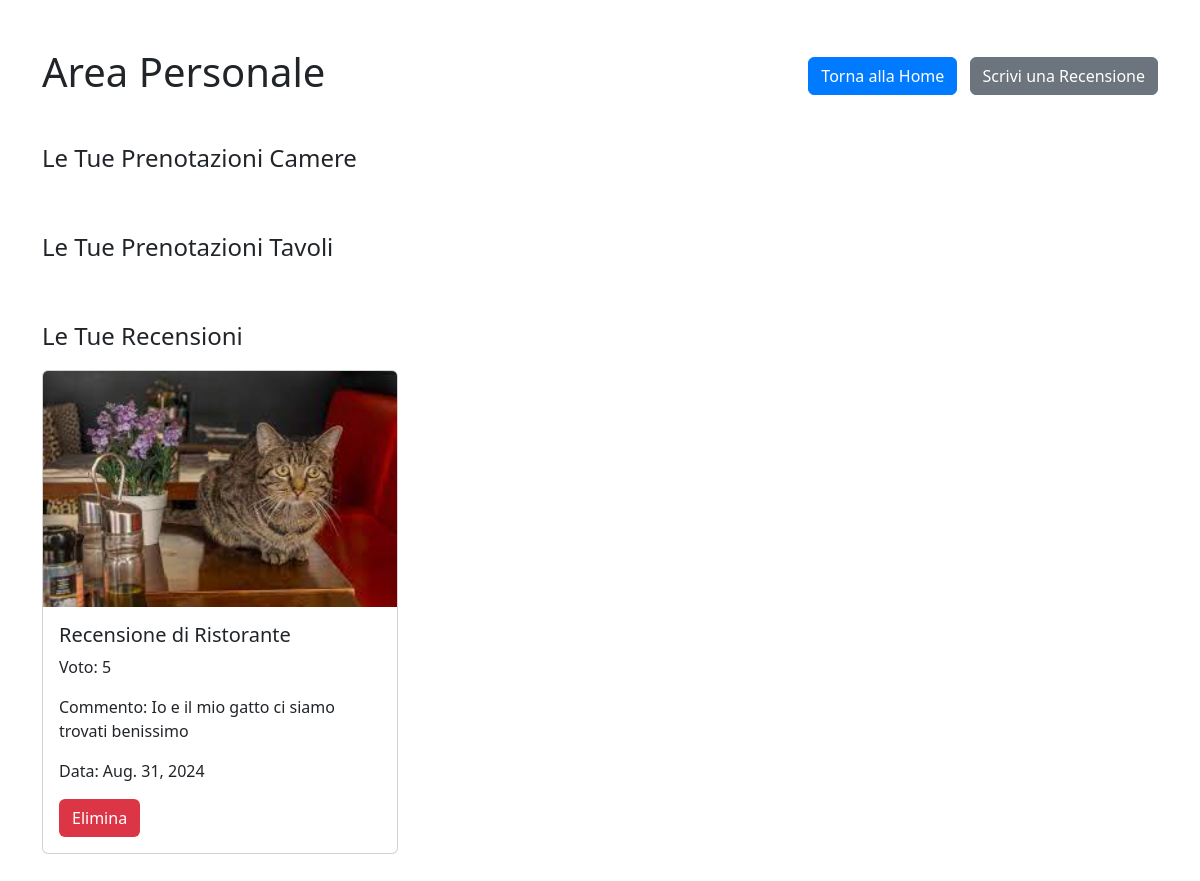
/core/area_personale (signed in), run on an earlier commit of the app's database.
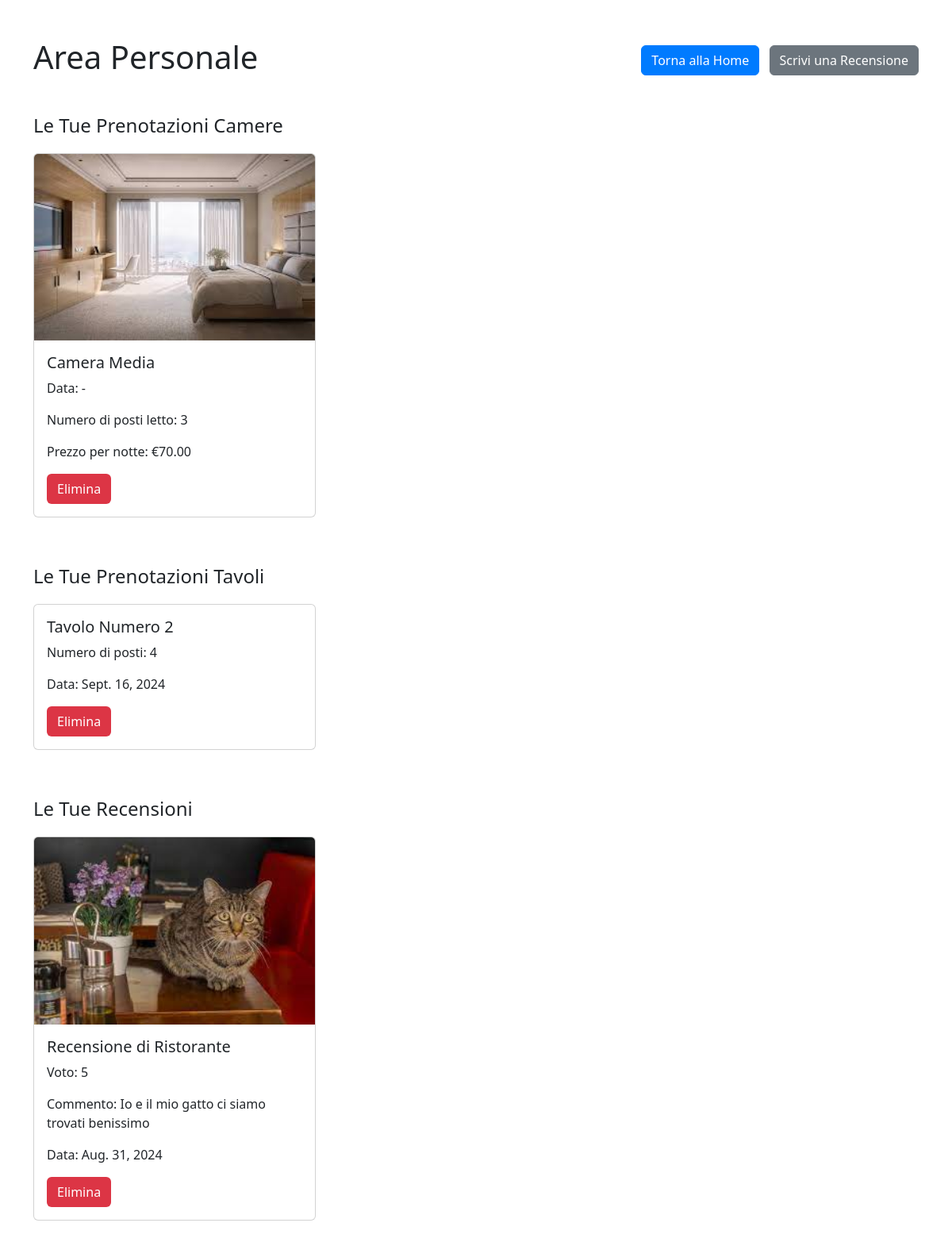
And on a later commit of the database.
### core/models.py (models this page shows, shortened)
class Recensione(models.Model):
    CATEGORIE = [
        ('ristorante', 'Ristorante'),
        ('albergo', 'Albergo'),
    ]
    user = models.ForeignKey(User, on_delete=models.CASCADE)
    voto = models.IntegerField(choices=[(i, str(i)) for i in range(1, 6)])
    commento = models.TextField()
    immagine = models.ImageField(upload_to='review_images/', null=True, blank=True)
    categoria = models.CharField(max_length=20, choices=CATEGORIE)
    data = models.DateField(default=timezone.now)
    created_at = models.DateTimeField(auto_now_add=True)

class RoomBooking(models.Model):
    user = models.ForeignKey(User, on_delete=models.CASCADE, null=True, blank=True)
    camera = models.ForeignKey(Camera, on_delete=models.CASCADE)  # Associazione corretta alla classe Camera
    start_date = models.DateField()
    end_date = models.DateField()
    numero_telefono = models.CharField(max_length=15)
    email = models.EmailField()
    note = models.TextField(blank=True, null=True)
    created_at = models.DateTimeField(auto_now_add=True)
    class Meta:
        verbose_name = "Prenotazione"
        verbose_name_plural = "Prenotazioni"

class Camera(models.Model):
    SMALL = 'small'
    MEDIUM = 'medium'
    LARGE = 'large'
    ROOM_SIZE_CHOICES = [
        (SMALL, 'Piccola'),
        (MEDIUM, 'Media'),
        (LARGE, 'Grande'),
    ]
    tipo = models.CharField(max_length=10, choices=ROOM_SIZE_CHOICES, unique=True)
    camere_totali = models.IntegerField(default=0)  # Numero totale di camere di questo tipo
    nome = models.CharField(max_length=50)
    numero_posti_letto = models.IntegerField(default=1)
    prezzo_per_notte = models.DecimalField(max_digits=10, decimal_places=2)  # Prezzo per notte
    descrizione = models.TextField(blank=True, null=True)
    immagine1 = models.ImageField(upload_to='camere/', blank=True, null=True)
    immagine2 = models.ImageField(upload_to='camere/', blank=True, null=True)
    immagine3 = models.ImageField(upload_to='camere/', blank=True, null=True)
    class Meta:
        verbose_name = "Camera"
        verbose_name_plural = "Camere"

class TavoloBooking(models.Model):
    user = models.ForeignKey(User, on_delete=models.CASCADE)
    tavolo = models.ForeignKey(Tavolo, on_delete=models.CASCADE)
    data = models.DateField()
    orario_arrivo = models.TimeField()
    tipo_pasto = models.CharField(choices=[('pranzo', 'Pranzo'), ('cena', 'Cena')], max_length=15)
    numero_persone = models.IntegerField()
    numero_telefono = models.CharField(max_length=15)
    email = models.EmailField(max_length=254)
    note = models.TextField(blank=True, null=True)
    class Meta:
        verbose_name = "Prenotazione Tavolo"
        verbose_name_plural = "Prenotazioni Tavoli"
        ordering = ['data']  # Ordina le prenotazioni per data in modo crescente

class Tavolo(models.Model):
    numero = models.IntegerField(unique=True)
    posti = models.IntegerField()
    class Meta:
        verbose_name = "Tavolo"
        verbose_name_plural = "Tavoli"

### core/views.py (the view)
# urls.py: path('area_personale',views.area_personale, name='area_personale'),
@login_required
def area_personale(request):
    prenotazioni_camere = RoomBooking.objects.filter(user=request.user)
    prenotazioni_tavoli = TavoloBooking.objects.filter(user=request.user)
    recensioni = Recensione.objects.filter(user=request.user)
    context = {
        'prenotazioni_camere': prenotazioni_camere,
        'prenotazioni_tavoli': prenotazioni_tavoli,
        'recensioni': recensioni,
    }
    return render(request, 'core/area_personale.html', context)

### core/templates/core/area_personale.html (shortened to what this page needs)
<!doctype html>
<html lang="it">
  <head>
    <link href="https://cdn.jsdelivr.net/npm/bootstrap@5.3.3/dist/css/bootstrap.min.css" rel="stylesheet">
  </head>
  <body>
    <div class="container my-5">
      <div class="d-flex justify-content-between align-items-center mb-4">
        <h1 class="text-center">Area Personale</h1>
        <div>
          <a href="{% url 'core_home' %}" class="btn btn-primary me-2">Torna alla Home</a>
          <a href="{% url 'aggiungi_recensione' %}" class="btn btn-secondary">Scrivi una Recensione</a>
        </div>
      </div>
      <h2 class="section-title">Le Tue Prenotazioni Camere</h2>
      <div class="row">
        {% for prenotazione in prenotazioni_camere %}
          <div class="col-md-4">
            <div class="card">
              <img src="{{ prenotazione.camera.immagine1.url }}" class="card-img-top" alt="Immagine camera">
              <div class="card-body">
                <h5 class="card-title">{{ prenotazione.camera.nome }}</h5>
                <p class="card-text">Data: {{ prenotazione.data_inizio }} - {{ prenotazione.data_fine }}</p>
                <p class="card-text">Numero di posti letto: {{ prenotazione.camera.numero_posti_letto }}</p>
                <p class="card-text">Prezzo per notte: €{{ prenotazione.camera.prezzo_per_notte }}</p>
                <form method="POST" action="{% url 'elimina_prenotazione_camera' prenotazione.id %}">
                  <button type="submit" class="btn delete-btn" onclick="return confirm('Sei sicuro di voler eliminare questa prenotazione?');">Elimina</button>
                </form>
              </div>
            </div>
          </div>
        {% endfor %}
      </div>
      <h2 class="section-title">Le Tue Prenotazioni Tavoli</h2>
      <div class="row">
        {% for prenotazione in prenotazioni_tavoli %}
          <div class="col-md-4">
            <div class="card">
              <div class="card-body">
                <h5 class="card-title">Tavolo Numero {{ prenotazione.tavolo.numero }}</h5>
                <p class="card-text">Numero di posti: {{ prenotazione.tavolo.posti }}</p>
                <p class="card-text">Data: {{ prenotazione.data }}</p>
                <form method="POST" action="{% url 'elimina_prenotazione_tavolo' prenotazione.id %}">
                  <button type="submit" class="btn delete-btn" onclick="return confirm('Sei sicuro di voler eliminare questa prenotazione?');">Elimina</button>
                </form>
              </div>
            </div>
          </div>
        {% endfor %}
      </div>
      <h2 class="section-title">Le Tue Recensioni</h2>
      <div class="row">
        {% for recensione in recensioni %}
          <div class="col-md-4">
            <div class="card">
              {% if recensione.immagine %}
                <img src="{{ recensione.immagine.url }}" class="card-img-top" alt="Immagine recensione">
              {% endif %}
              <div class="card-body">
                <h5 class="card-title">Recensione di {{ recensione.categoria|capfirst }}</h5>
                <p class="card-text">Voto: {{ recensione.voto }}</p>
                <p class="card-text">Commento: {{ recensione.commento }}</p>
                <p class="card-text">Data: {{ recensione.data }}</p>
                <form method="POST" action="{% url 'elimina_recensione' recensione.id %}" onsubmit="return confirm('Sei sicuro di voler eliminare questa recensione?');">
                  <button type="submit" class="btn delete-btn">Elimina</button>
                </form>
              </div>
            </div>
          </div>
        {% endfor %}
      </div>
    </div>
  </body>
</html>

What changed in the data, as far as the page shows it:
added RoomBooking: camera.immagine1 (picture), camera.nome "Camera Media", camera.numero_posti_letto "3", camera.prezzo_per_notte "70.00"
added TavoloBooking: tavolo.numero "2", tavolo.posti "4", data "Sept. 16, 2024"
